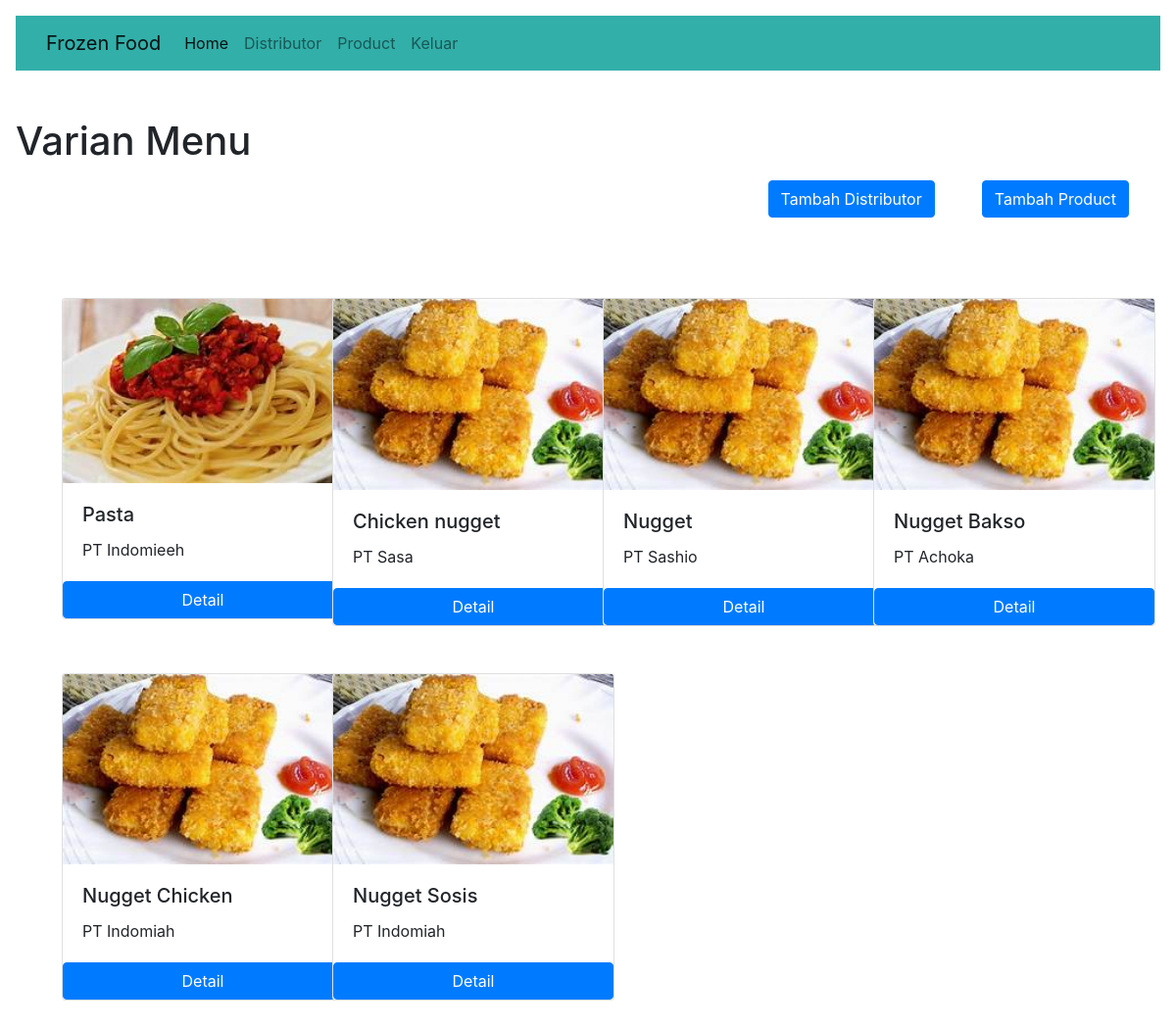
Page /home.php on the earlier database version.
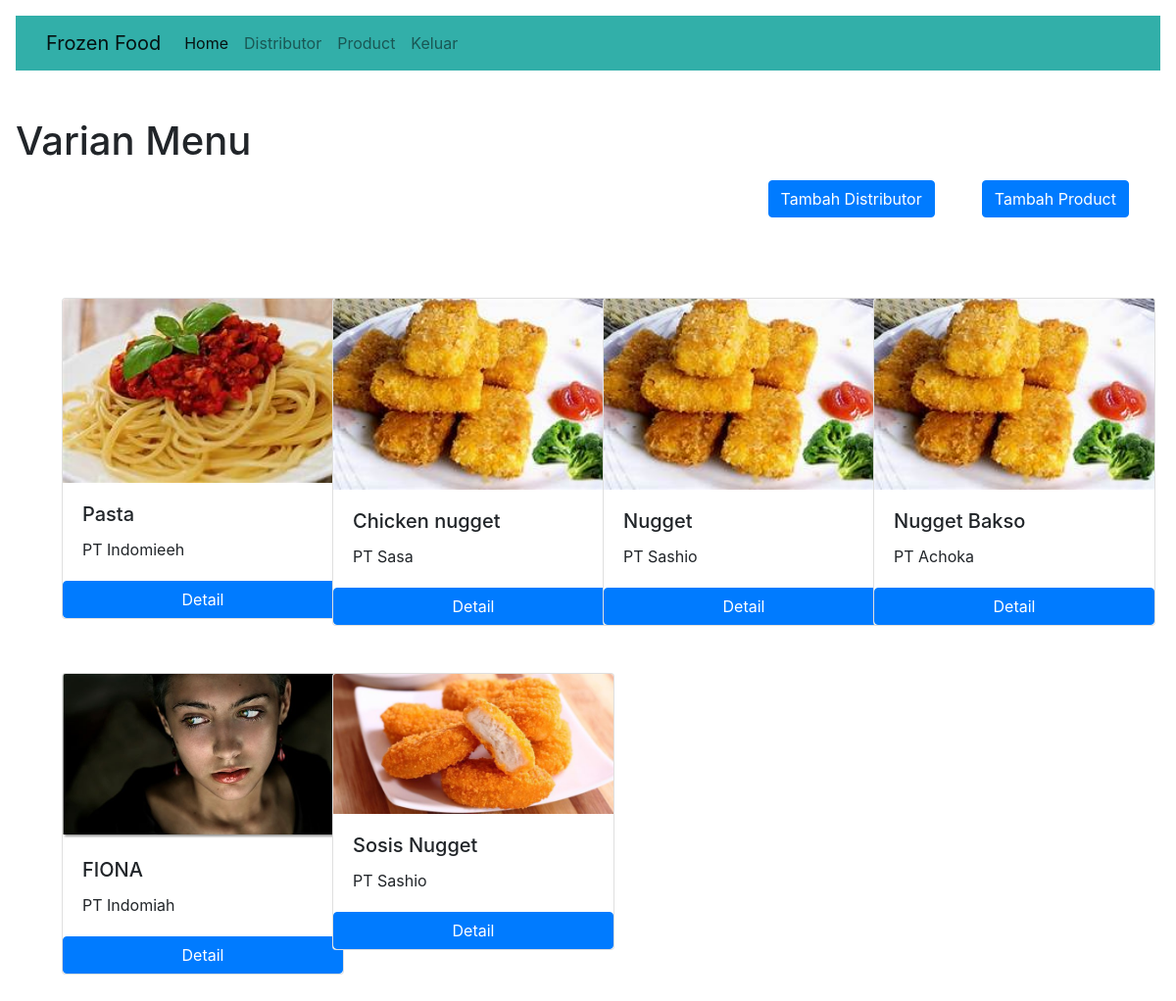
Same page on the later database version.
### tables this page shows
CREATE TABLE `product` (
  `id` int(11) NOT NULL,
  `namesP` varchar(50) NOT NULL,
  `photos` varchar(35) NOT NULL,
  `descc` varchar(100) NOT NULL,
  `nutrisi` varchar(50) NOT NULL,
  `serving_size` varchar(50) NOT NULL,
  `id_distribusi` varchar(50) NOT NULL
);

CREATE TABLE `distributor` (
  `id` int(11) NOT NULL,
  `names` varchar(50) NOT NULL,
  `alamat` varchar(50) NOT NULL
);

### home.php (the view, shortened to what this page needs)
<?php
 require 'conn.php';
 require 'template/template.php';
$query = mysqli_query($conn, "SELECT * FROM product
JOIN distributor
ON product.id_distribusi = distributor.id");
?>
<!DOCTYPE html>
<html lang="en">
<head>
  <link rel="stylesheet" href="css/bootstrap.min.css">
</head>
<body>
<h1 class="mt-5 m-3">Varian Menu</h1>
<div style="float:right;" class="mr-5 "><a href="product/add.php"><button class="btn btn-primary">Tambah Product</button></a></div>
<div style="float:right;" class="mr-5 "><a href="distributor/add.php"><button class="btn btn-primary">Tambah Distributor</button></a></div>
<br>
<div class="row mt-5 m-5">
<?php while ($row = mysqli_fetch_assoc($query)):  ?>
  <div class="col-3 mt-5">
  <div class="card " style="width: 18rem;">
  <img src="product/img/<?= $row['photos']?>" class="card-img-top" >
  <div class="card-body">
    <h5 class="card-title"><?= $row['namesP'] ?></h5>
    <p class="card-text"><?= $row['names']?></p>
  </div>
<a href="product/detail.php?id=<?=$row['id']; ?>" class="btn btn-primary">Detail</a>
</div>
</div>
<?php endwhile; ?>
</div>
</body>
</html>

### template/template.php (shortened to what this page needs)
<!doctype html>
<html lang="en">
  <head>
    <link href="../css/bootstrap.min.css" rel="stylesheet">
  </head>
  <body>
  <div class="m-3">
  <nav class="navbar navbar-expand-lg navbar-light" style="background-color: #32afa9;">
  <div class="container-fluid">
    <a class="navbar-brand" href="#">Frozen Food</a>
    <div class="collapse navbar-collapse" id="navbarNav">
      <ul class="navbar-nav">
        <li class="nav-item">
          <a class="nav-link active" aria-current="page" href="#">Home</a>
        </li>
        <li class="nav-item">
          <a class="nav-link" href="listdistributor.php">Distributor</a>
        </li>
        <li class="nav-item">
          <a class="nav-link" href="#">Product</a>
        </li>
        <li class="nav-item">
          <a class="nav-link" href="#">Keluar</a>
        </li>
      </ul>
    </div>
  </div>
</nav>
</div>
  </body>
</html>

Differences in the rows shown:
removed product: photos (picture), namesP "Nugget Chicken", distributor.names "PT Indomiah"
removed product: photos (picture), namesP "Nugget Sosis", distributor.names "PT Indomiah"
added product: photos (picture), namesP "FIONA", distributor.names "PT Indomiah"
added product: photos (picture), namesP "Sosis Nugget", distributor.names "PT Sashio"
